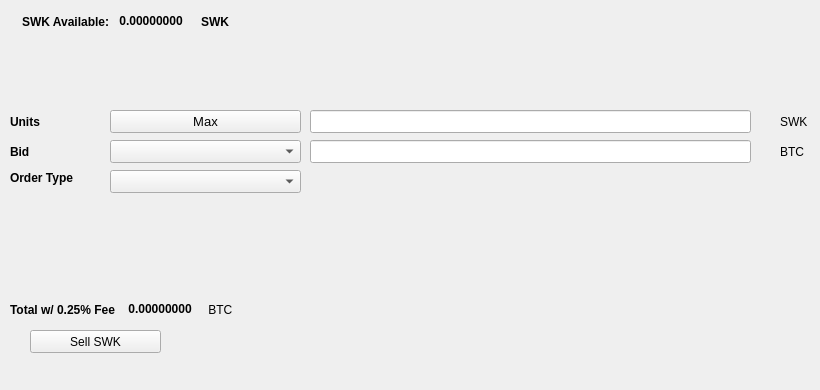
   <widget class="QWidget" name="SellTab">
    <attribute name="title">
     <string>Sell</string>
    </attribute>
    <widget class="QLabel" name="label_16">
     <property name="geometry">
      <rect>
       <x>780</x>
       <y>140</y>
       <width>31</width>
       <height>23</height>
      </rect>
     </property>
     <property name="text">
      <string>BTC</string>
     </property>
    </widget>
    <widget class="QComboBox" name="SellBidcomboBox">
     <property name="geometry">
      <rect>
       <x>110</x>
       <y>140</y>
       <width>191</width>
       <height>23</height>
      </rect>
     </property>
     <property name="font">
      <font>
       <pointsize>10</pointsize>
      </font>
     </property>
    </widget>
    <widget class="QLabel" name="label_18">
     <property name="geometry">
      <rect>
       <x>10</x>
       <y>110</y>
       <width>46</width>
       <height>23</height>
      </rect>
     </property>
     <property name="font">
      <font>
       <weight>75</weight>
       <bold>true</bold>
      </font>
     </property>
     <property name="text">
      <string>Units</string>
     </property>
    </widget>
    <widget class="QPushButton" name="Sell_Max_Amount">
     <property name="geometry">
      <rect>
       <x>110</x>
       <y>110</y>
       <width>191</width>
       <height>23</height>
      </rect>
     </property>
     <property name="font">
      <font>
       <pointsize>10</pointsize>
      </font>
     </property>
     <property name="text">
      <string>Max</string>
     </property>
    </widget>
    <widget class="QLabel" name="label_20">
     <property name="geometry">
      <rect>
       <x>10</x>
       <y>170</y>
       <width>91</width>
       <height>16</height>
      </rect>
     </property>
     <property name="font">
      <font>
       <weight>75</weight>
       <bold>true</bold>
      </font>
     </property>
     <property name="text">
      <string>Order Type</string>
     </property>
    </widget>
    <widget class="QComboBox" name="SellOrdertypeCombo">
     <property name="geometry">
      <rect>
       <x>110</x>
       <y>170</y>
       <width>191</width>
       <height>23</height>
      </rect>
     </property>
     <property name="font">
      <font>
       <pointsize>10</pointsize>
      </font>
     </property>
    </widget>
    <widget class="QLabel" name="label_21">
     <property name="geometry">
      <rect>
       <x>10</x>
       <y>140</y>
       <width>46</width>
       <height>23</height>
      </rect>
     </property>
     <property name="font">
      <font>
       <weight>75</weight>
       <bold>true</bold>
      </font>
     </property>
     <property name="text">
      <string>Bid</string>
     </property>
    </widget>
    <widget class="QLabel" name="label_22">
     <property name="geometry">
      <rect>
       <x>780</x>
       <y>110</y>
       <width>31</width>
       <height>23</height>
      </rect>
     </property>
     <property name="text">
      <string>SWK</string>
     </property>
    </widget>
    <widget class="QLineEdit" name="UnitsInputSWK">
     <property name="geometry">
      <rect>
       <x>310</x>
       <y>110</y>
       <width>441</width>
       <height>23</height>
      </rect>
     </property>
     <property name="font">
      <font>
       <pointsize>9</pointsize>
       <weight>75</weight>
       <bold>true</bold>
      </font>
     </property>
    </widget>
    <widget class="QLineEdit" name="SellBidPriceEdit">
     <property name="geometry">
      <rect>
       <x>310</x>
       <y>140</y>
       <width>441</width>
       <height>23</height>
      </rect>
     </property>
     <property name="font">
      <font>
       <pointsize>9</pointsize>
       <weight>75</weight>
       <bold>true</bold>
      </font>
     </property>
    </widget>
    <widget class="QPushButton" name="SellSWKBTN">
     <property name="geometry">
      <rect>
       <x>30</x>
       <y>330</y>
       <width>131</width>
       <height>23</height>
      </rect>
     </property>
     <property name="text">
      <string>Sell SWK</string>
     </property>
     <property name="icon">
      <iconset resource="../synergywork">
       <normaloff>:/icons/bitcoin</normaloff>:/icons/bitcoin</iconset>
     </property>
    </widget>
    <widget class="QWidget" name="layoutWidget3">
     <property name="geometry">
      <rect>
       <x>22</x>
       <y>12</y>
       <width>258</width>
       <height>19</height>
      </rect>
     </property>
     <layout class="QHBoxLayout" name="horizontalLayout">
      <item>
       <widget class="QLabel" name="label232_2">
        <property name="font">
         <font>
          <weight>75</weight>
          <bold>true</bold>
         </font>
        </property>
        <property name="text">
         <string>SWK Available:</string>
        </property>
       </widget>
      </item>
      <item>
       <widget class="QLabel" name="SWKAvailableLabel">
        <property name="palette">
         <palette>
          <active>
           <colorrole role="WindowText">
            <brush brushstyle="SolidPattern">
             <color alpha="255">
              <red>0</red>
              <green>0</green>
              <blue>0</blue>
             </color>
            </brush>
           </colorrole>
           <colorrole role="Button">
            <brush brushstyle="SolidPattern">
             <color alpha="255">
              <red>0</red>
              <green>170</green>
              <blue>0</blue>
             </color>
            </brush>
           </colorrole>
           <colorrole role="Light">
            <brush brushstyle="SolidPattern">
             <color alpha="255">
              <red>0</red>
              <green>255</green>
              <blue>0</blue>
             </color>
            </brush>
           </colorrole>
           <colorrole role="Midlight">
            <brush brushstyle="SolidPattern">
             <color alpha="255">
              <red>0</red>
              <green>212</green>
              <blue>0</blue>
             </color>
            </brush>
           </colorrole>
           <colorrole role="Dark">
            <brush brushstyle="SolidPattern">
             <color alpha="255">
              <red>0</red>
              <green>85</green>
              <blue>0</blue>
             </color>
            </brush>
           </colorrole>
           <colorrole role="Mid">
            <brush brushstyle="SolidPattern">
             <color alpha="255">
              <red>0</red>
              <green>113</green>
              <blue>0</blue>
             </color>
            </brush>
           </colorrole>
           <colorrole role="Text">
            <brush brushstyle="SolidPattern">
             <color alpha="255">
              <red>0</red>
              <green>170</green>
              <blue>0</blue>
             </color>
            </brush>
           </colorrole>
           <colorrole role="BrightText">
            <brush brushstyle="SolidPattern">
             <color alpha="255">
              <red>255</red>
              <green>255</green>
              <blue>255</blue>
             </color>
            </brush>
           </colorrole>
           <colorrole role="ButtonText">
            <brush brushstyle="SolidPattern">
             <color alpha="255">
              <red>0</red>
              <green>0</green>
              <blue>0</blue>
             </color>
            </brush>
           </colorrole>
           <colorrole role="Base">
            <brush brushstyle="SolidPattern">
             <color alpha="255">
              <red>255</red>
              <green>255</green>
              <blue>255</blue>
             </color>
            </brush>
           </colorrole>
           <colorrole role="Window">
            <brush brushstyle="SolidPattern">
             <color alpha="255">
              <red>0</red>
              <green>170</green>
              <blue>0</blue>
             </color>
            </brush>
           </colorrole>
           <colorrole role="Shadow">
            <brush brushstyle="SolidPattern">
             <color alpha="255">
              <red>0</red>
              <green>0</green>
              <blue>0</blue>
             </color>
            </brush>
           </colorrole>
           <colorrole role="AlternateBase">
            <brush brushstyle="SolidPattern">
             <color alpha="255">
              <red>127</red>
              <green>212</green>
              <blue>127</blue>
             </color>
            </brush>
           </colorrole>
           <colorrole role="ToolTipBase">
            <brush brushstyle="SolidPattern">
             <color alpha="255">
              <red>255</red>
              <green>255</green>
              <blue>220</blue>
             </color>
            </brush>
           </colorrole>
           <colorrole role="ToolTipText">
            <brush brushstyle="SolidPattern">
             <color alpha="255">
              <red>0</red>
              <green>0</green>
              <blue>0</blue>
             </color>
            </brush>
           </colorrole>
          </active>
          <inactive>
           <colorrole role="WindowText">
            <brush brushstyle="SolidPattern">
             <color alpha="255">
              <red>0</red>
              <green>0</green>
              <blue>0</blue>
             </color>
            </brush>
           </colorrole>
           <colorrole role="Button">
            <brush brushstyle="SolidPattern">
             <color alpha="255">
              <red>0</red>
              <green>170</green>
              <blue>0</blue>
             </color>
            </brush>
           </colorrole>
           <colorrole role="Light">
            <brush brushstyle="SolidPattern">
             <color alpha="255">
              <red>0</red>
              <green>255</green>
              <blue>0</blue>
             </color>
            </brush>
           </colorrole>
           <colorrole role="Midlight">
            <brush brushstyle="SolidPattern">
             <color alpha="255">
              <red>0</red>
              <green>212</green>
              <blue>0</blue>
             </color>
            </brush>
           </colorrole>
           <colorrole role="Dark">
            <brush brushstyle="SolidPattern">
             <color alpha="255">
              <red>0</red>
              <green>85</green>
              <blue>0</blue>
             </color>
            </brush>
           </colorrole>
           <colorrole role="Mid">
            <brush brushstyle="SolidPattern">
             <color alpha="255">
              <red>0</red>
              <green>113</green>
              <blue>0</blue>
             </color>
            </brush>
           </colorrole>
           <colorrole role="Text">
            <brush brushstyle="SolidPattern">
             <color alpha="255">
              <red>0</red>
              <green>170</green>
              <blue>0</blue>
             </color>
            </brush>
           </colorrole>
           <colorrole role="BrightText">
            <brush brushstyle="SolidPattern">
             <color alpha="255">
              <red>255</red>
              <green>255</green>
              <blue>255</blue>
             </color>
            </brush>
           </colorrole>
           <colorrole role="ButtonText">
            <brush brushstyle="SolidPattern">
             <color alpha="255">
              <red>0</red>
              <green>0</green>
              <blue>0</blue>
             </color>
            </brush>
           </colorrole>
           <colorrole role="Base">
            <brush brushstyle="SolidPattern">
             <color alpha="255">
              <red>255</red>
              <green>255</green>
              <blue>255</blue>
             </color>
            </brush>
           </colorrole>
           <colorrole role="Window">
            <brush brushstyle="SolidPattern">
             <color alpha="255">
              <red>0</red>
              <green>170</green>
              <blue>0</blue>
             </color>
            </brush>
           </colorrole>
           <colorrole role="Shadow">
            <brush brushstyle="SolidPattern">
             <color alpha="255">
              <red>0</red>
              <green>0</green>
              <blue>0</blue>
             </color>
            </brush>
           </colorrole>
           <colorrole role="AlternateBase">
            <brush brushstyle="SolidPattern">
             <color alpha="255">
              <red>127</red>
              <green>212</green>
              <blue>127</blue>
             </color>
            </brush>
           </colorrole>
           <colorrole role="ToolTipBase">
            <brush brushstyle="SolidPattern">
             <color alpha="255">
              <red>255</red>
              <green>255</green>
              <blue>220</blue>
             </color>
            </brush>
           </colorrole>
           <colorrole role="ToolTipText">
            <brush brushstyle="SolidPattern">
             <color alpha="255">
              <red>0</red>
              <green>0</green>
              <blue>0</blue>
             </color>
            </brush>
           </colorrole>
          </inactive>
          <disabled>
           <colorrole role="WindowText">
            <brush brushstyle="SolidPattern">
             <color alpha="255">
              <red>0</red>
              <green>85</green>
              <blue>0</blue>
             </color>
            </brush>
           </colorrole>
           <colorrole role="Button">
            <brush brushstyle="SolidPattern">
             <color alpha="255">
              <red>0</red>
              <green>170</green>
              <blue>0</blue>
             </color>
            </brush>
           </colorrole>
           <colorrole role="Light">
            <brush brushstyle="SolidPattern">
             <color alpha="255">
              <red>0</red>
              <green>255</green>
              <blue>0</blue>
             </color>
            </brush>
           </colorrole>
           <colorrole role="Midlight">
            <brush brushstyle="SolidPattern">
             <color alpha="255">
              <red>0</red>
              <green>212</green>
              <blue>0</blue>
             </color>
            </brush>
           </colorrole>
           <colorrole role="Dark">
            <brush brushstyle="SolidPattern">
             <color alpha="255">
              <red>0</red>
              <green>85</green>
              <blue>0</blue>
             </color>
            </brush>
           </colorrole>
           <colorrole role="Mid">
            <brush brushstyle="SolidPattern">
             <color alpha="255">
              <red>0</red>
              <green>113</green>
              <blue>0</blue>
             </color>
            </brush>
           </colorrole>
           <colorrole role="Text">
            <brush brushstyle="SolidPattern">
             <color alpha="255">
              <red>0</red>
              <green>85</green>
              <blue>0</blue>
             </color>
            </brush>
           </colorrole>
           <colorrole role="BrightText">
            <brush brushstyle="SolidPattern">
             <color alpha="255">
              <red>255</red>
              <green>255</green>
              <blue>255</blue>
             </color>
            </brush>
           </colorrole>
           <colorrole role="ButtonText">
            <brush brushstyle="SolidPattern">
             <color alpha="255">
              <red>0</red>
              <green>85</green>
              <blue>0</blue>
             </color>
            </brush>
           </colorrole>
           <colorrole role="Base">
            <brush brushstyle="SolidPattern">
             <color alpha="255">
              <red>0</red>
              <green>170</green>
              <blue>0</blue>
             </color>
            </brush>
           </colorrole>
           <colorrole role="Window">
            <brush brushstyle="SolidPattern">
             <color alpha="255">
              <red>0</red>
              <green>170</green>
              <blue>0</blue>
             </color>
            </brush>
           </colorrole>
           <colorrole role="Shadow">
            <brush brushstyle="SolidPattern">
             <color alpha="255">
              <red>0</red>
              <green>0</green>
              <blue>0</blue>
             </color>
            </brush>
           </colorrole>
           <colorrole role="AlternateBase">
            <brush brushstyle="SolidPattern">
             <color alpha="255">
              <red>0</red>
              <green>170</green>
              <blue>0</blue>
             </color>
            </brush>
           </colorrole>
           <colorrole role="ToolTipBase">
            <brush brushstyle="SolidPattern">
             <color alpha="255">
              <red>255</red>
              <green>255</green>
              <blue>220</blue>
             </color>
            </brush>
           </colorrole>
           <colorrole role="ToolTipText">
            <brush brushstyle="SolidPattern">
             <color alpha="255">
              <red>0</red>
              <green>0</green>
              <blue>0</blue>
             </color>
            </brush>
           </colorrole>
          </disabled>
         </palette>
        </property>
        <property name="font">
         <font>
          <weight>75</weight>
          <bold>true</bold>
         </font>
        </property>
        <property name="text">
         <string> 0.00000000 </string>
        </property>
        <property name="textInteractionFlags">
         <set>Qt::LinksAccessibleByMouse|Qt::TextSelectableByKeyboard|Qt::TextSelectableByMouse</set>
        </property>
       </widget>
      </item>
      <item>
       <widget class="QLabel" name="labelSWK">
        <property name="font">
         <font>
          <weight>75</weight>
          <bold>true</bold>
         </font>
        </property>
        <property name="text">
         <string>SWK</string>
        </property>
       </widget>
      </item>
     </layout>
    </widget>
    <widget class="QWidget" name="layoutWidget">
     <property name="geometry">
      <rect>
       <x>10</x>
       <y>300</y>
       <width>268</width>
       <height>19</height>
      </rect>
     </property>
     <layout class="QHBoxLayout" name="horizontalLayout_2">
      <item>
       <widget class="QLabel" name="label_19">
        <property name="font">
         <font>
          <weight>75</weight>
          <bold>true</bold>
         </font>
        </property>
        <property name="text">
         <string>Total w/ 0.25% Fee </string>
        </property>
       </widget>
      </item>
      <item>
       <widget class="QLabel" name="SellCostLabel">
        <property name="palette">
         <palette>
          <active>
           <colorrole role="WindowText">
            <brush brushstyle="SolidPattern">
             <color alpha="255">
              <red>0</red>
              <green>0</green>
              <blue>0</blue>
             </color>
            </brush>
           </colorrole>
           <colorrole role="Button">
            <brush brushstyle="SolidPattern">
             <color alpha="255">
              <red>0</red>
              <green>170</green>
              <blue>0</blue>
             </color>
            </brush>
           </colorrole>
           <colorrole role="Light">
            <brush brushstyle="SolidPattern">
             <color alpha="255">
              <red>0</red>
              <green>255</green>
              <blue>0</blue>
             </color>
            </brush>
           </colorrole>
           <colorrole role="Midlight">
            <brush brushstyle="SolidPattern">
             <color alpha="255">
              <red>0</red>
              <green>212</green>
              <blue>0</blue>
             </color>
            </brush>
           </colorrole>
           <colorrole role="Dark">
            <brush brushstyle="SolidPattern">
             <color alpha="255">
              <red>0</red>
              <green>85</green>
              <blue>0</blue>
             </color>
            </brush>
           </colorrole>
           <colorrole role="Mid">
            <brush brushstyle="SolidPattern">
             <color alpha="255">
              <red>0</red>
              <green>113</green>
              <blue>0</blue>
             </color>
            </brush>
           </colorrole>
           <colorrole role="Text">
            <brush brushstyle="SolidPattern">
             <color alpha="255">
              <red>0</red>
              <green>170</green>
              <blue>0</blue>
             </color>
            </brush>
           </colorrole>
           <colorrole role="BrightText">
            <brush brushstyle="SolidPattern">
             <color alpha="255">
              <red>255</red>
              <green>255</green>
              <blue>255</blue>
             </color>
            </brush>
           </colorrole>
           <colorrole role="ButtonText">
            <brush brushstyle="SolidPattern">
             <color alpha="255">
              <red>0</red>
              <green>0</green>
              <blue>0</blue>
             </color>
            </brush>
           </colorrole>
           <colorrole role="Base">
            <brush brushstyle="SolidPattern">
             <color alpha="255">
              <red>255</red>
              <green>255</green>
              <blue>255</blue>
             </color>
            </brush>
           </colorrole>
           <colorrole role="Window">
            <brush brushstyle="SolidPattern">
             <color alpha="255">
              <red>0</red>
              <green>170</green>
              <blue>0</blue>
             </color>
            </brush>
           </colorrole>
           <colorrole role="Shadow">
            <brush brushstyle="SolidPattern">
             <color alpha="255">
              <red>0</red>
              <green>0</green>
              <blue>0</blue>
             </color>
            </brush>
           </colorrole>
           <colorrole role="AlternateBase">
            <brush brushstyle="SolidPattern">
             <color alpha="255">
              <red>127</red>
              <green>212</green>
              <blue>127</blue>
             </color>
            </brush>
           </colorrole>
           <colorrole role="ToolTipBase">
            <brush brushstyle="SolidPattern">
             <color alpha="255">
              <red>255</red>
              <green>255</green>
              <blue>220</blue>
             </color>
            </brush>
           </colorrole>
           <colorrole role="ToolTipText">
            <brush brushstyle="SolidPattern">
             <color alpha="255">
              <red>0</red>
              <green>0</green>
              <blue>0</blue>
             </color>
            </brush>
           </colorrole>
          </active>
          <inactive>
           <colorrole role="WindowText">
            <brush brushstyle="SolidPattern">
             <color alpha="255">
              <red>0</red>
              <green>0</green>
              <blue>0</blue>
             </color>
            </brush>
           </colorrole>
           <colorrole role="Button">
            <brush brushstyle="SolidPattern">
             <color alpha="255">
              <red>0</red>
              <green>170</green>
              <blue>0</blue>
             </color>
            </brush>
           </colorrole>
           <colorrole role="Light">
            <brush brushstyle="SolidPattern">
             <color alpha="255">
              <red>0</red>
              <green>255</green>
              <blue>0</blue>
             </color>
            </brush>
           </colorrole>
           <colorrole role="Midlight">
            <brush brushstyle="SolidPattern">
             <color alpha="255">
              <red>0</red>
              <green>212</green>
              <blue>0</blue>
             </color>
            </brush>
           </colorrole>
           <colorrole role="Dark">
            <brush brushstyle="SolidPattern">
             <color alpha="255">
              <red>0</red>
              <green>85</green>
              <blue>0</blue>
             </color>
            </brush>
           </colorrole>
           <colorrole role="Mid">
            <brush brushstyle="SolidPattern">
             <color alpha="255">
              <red>0</red>
              <green>113</green>
              <blue>0</blue>
             </color>
            </brush>
           </colorrole>
           <colorrole role="Text">
            <brush brushstyle="SolidPattern">
             <color alpha="255">
              <red>0</red>
              <green>170</green>
              <blue>0</blue>
             </color>
            </brush>
           </colorrole>
           <colorrole role="BrightText">
            <brush brushstyle="SolidPattern">
             <color alpha="255">
              <red>255</red>
              <green>255</green>
              <blue>255</blue>
             </color>
            </brush>
           </colorrole>
           <colorrole role="ButtonText">
            <brush brushstyle="SolidPattern">
             <color alpha="255">
              <red>0</red>
              <green>0</green>
              <blue>0</blue>
             </color>
            </brush>
           </colorrole>
           <colorrole role="Base">
            <brush brushstyle="SolidPattern">
             <color alpha="255">
              <red>255</red>
              <green>255</green>
              <blue>255</blue>
             </color>
            </brush>
           </colorrole>
           <colorrole role="Window">
            <brush brushstyle="SolidPattern">
             <color alpha="255">
              <red>0</red>
              <green>170</green>
              <blue>0</blue>
             </color>
            </brush>
           </colorrole>
           <colorrole role="Shadow">
            <brush brushstyle="SolidPattern">
             <color alpha="255">
              <red>0</red>
              <green>0</green>
              <blue>0</blue>
             </color>
            </brush>
           </colorrole>
           <colorrole role="AlternateBase">
            <brush brushstyle="SolidPattern">
             <color alpha="255">
              <red>127</red>
              <green>212</green>
              <blue>127</blue>
             </color>
            </brush>
           </colorrole>
           <colorrole role="ToolTipBase">
            <brush brushstyle="SolidPattern">
             <color alpha="255">
              <red>255</red>
              <green>255</green>
              <blue>220</blue>
             </color>
            </brush>
           </colorrole>
           <colorrole role="ToolTipText">
            <brush brushstyle="SolidPattern">
             <color alpha="255">
              <red>0</red>
              <green>0</green>
              <blue>0</blue>
             </color>
            </brush>
           </colorrole>
          </inactive>
          <disabled>
           <colorrole role="WindowText">
            <brush brushstyle="SolidPattern">
             <color alpha="255">
              <red>0</red>
              <green>85</green>
              <blue>0</blue>
             </color>
            </brush>
           </colorrole>
           <colorrole role="Button">
            <brush brushstyle="SolidPattern">
             <color alpha="255">
              <red>0</red>
              <green>170</green>
              <blue>0</blue>
             </color>
            </brush>
           </colorrole>
           <colorrole role="Light">
            <brush brushstyle="SolidPattern">
             <color alpha="255">
              <red>0</red>
              <green>255</green>
              <blue>0</blue>
             </color>
            </brush>
           </colorrole>
           <colorrole role="Midlight">
            <brush brushstyle="SolidPattern">
             <color alpha="255">
              <red>0</red>
              <green>212</green>
              <blue>0</blue>
             </color>
            </brush>
           </colorrole>
           <colorrole role="Dark">
            <brush brushstyle="SolidPattern">
             <color alpha="255">
              <red>0</red>
              <green>85</green>
              <blue>0</blue>
             </color>
            </brush>
           </colorrole>
           <colorrole role="Mid">
            <brush brushstyle="SolidPattern">
             <color alpha="255">
              <red>0</red>
              <green>113</green>
              <blue>0</blue>
             </color>
            </brush>
           </colorrole>
           <colorrole role="Text">
            <brush brushstyle="SolidPattern">
             <color alpha="255">
              <red>0</red>
              <green>85</green>
              <blue>0</blue>
             </color>
            </brush>
           </colorrole>
           <colorrole role="BrightText">
            <brush brushstyle="SolidPattern">
             <color alpha="255">
              <red>255</red>
              <green>255</green>
              <blue>255</blue>
             </color>
            </brush>
           </colorrole>
           <colorrole role="ButtonText">
            <brush brushstyle="SolidPattern">
             <color alpha="255">
              <red>0</red>
              <green>85</green>
              <blue>0</blue>
             </color>
            </brush>
           </colorrole>
           <colorrole role="Base">
            <brush brushstyle="SolidPattern">
             <color alpha="255">
              <red>0</red>
              <green>170</green>
              <blue>0</blue>
             </color>
            </brush>
           </colorrole>
           <colorrole role="Window">
            <brush brushstyle="SolidPattern">
             <color alpha="255">
              <red>0</red>
              <green>170</green>
              <blue>0</blue>
             </color>
            </brush>
           </colorrole>
           <colorrole role="Shadow">
            <brush brushstyle="SolidPattern">
             <color alpha="255">
              <red>0</red>
              <green>0</green>
              <blue>0</blue>
             </color>
            </brush>
           </colorrole>
           <colorrole role="AlternateBase">
            <brush brushstyle="SolidPattern">
             <color alpha="255">
              <red>0</red>
              <green>170</green>
              <blue>0</blue>
             </color>
            </brush>
           </colorrole>
           <colorrole role="ToolTipBase">
            <brush brushstyle="SolidPattern">
             <color alpha="255">
              <red>255</red>
              <green>255</green>
              <blue>220</blue>
             </color>
            </brush>
           </colorrole>
           <colorrole role="ToolTipText">
            <brush brushstyle="SolidPattern">
             <color alpha="255">
              <red>0</red>
              <green>0</green>
              <blue>0</blue>
             </color>
            </brush>
           </colorrole>
          </disabled>
         </palette>
        </property>
        <property name="font">
         <font>
          <weight>75</weight>
          <bold>true</bold>
         </font>
        </property>
        <property name="autoFillBackground">
         <bool>false</bool>
        </property>
        <property name="text">
         <string> 0.00000000</string>
        </property>
        <property name="textInteractionFlags">
         <set>Qt::LinksAccessibleByMouse|Qt::TextSelectableByMouse</set>
        </property>
       </widget>
      </item>
      <item>
       <widget class="QLabel" name="label_17">
        <property name="font">
         <font>
          <weight>50</weight>
          <bold>false</bold>
         </font>
        </property>
        <property name="text">
         <string> BTC</string>
        </property>
       </widget>
      </item>
     </layout>
    </widget>
    <widget class="QLabel" name="label_23">
     <property name="geometry">
      <rect>
       <x>460</x>
       <y>300</y>
       <width>281</width>
       <height>81</height>
      </rect>
     </property>
     <property name="text">
      <string/>
     </property>
     <property name="pixmap">
      <pixmap>:/images/bittrex</pixmap>
     </property>
    </widget>
   </widget>
